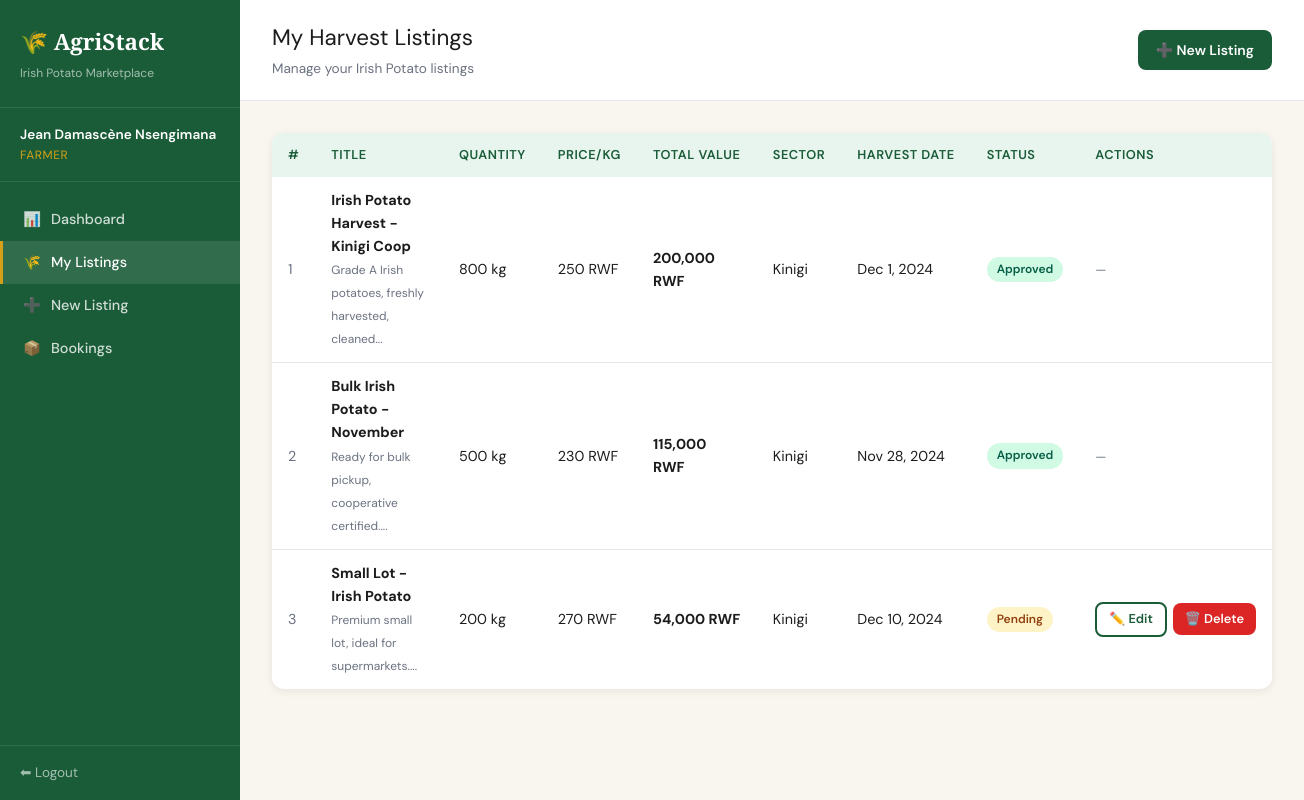
The app's page /farmer/listings (signed in) with its own data.
### tables this page shows
CREATE TABLE listings (
    id              INT AUTO_INCREMENT PRIMARY KEY,
    farmer_id       INT NOT NULL,
    title           VARCHAR(200) NOT NULL DEFAULT 'Irish Potato Harvest',
    quantity_kg     DECIMAL(10,2) NOT NULL,
    price_per_kg    DECIMAL(10,2) NOT NULL,
    pickup_sector   VARCHAR(100) NOT NULL,
    harvest_date    DATE NOT NULL,
    description     TEXT,
    status          ENUM('pending','approved','rejected') NOT NULL DEFAULT 'pending',
    created_at      DATETIME NOT NULL DEFAULT CURRENT_TIMESTAMP,
    updated_at      DATETIME ON UPDATE CURRENT_TIMESTAMP,
    FOREIGN KEY (farmer_id) REFERENCES users(id) ON DELETE CASCADE
);

### app/controllers/FarmerController.php (called while the page is built, shortened)
<?php
require_once __DIR__ . '/../models/ListingModel.php';
class FarmerController {
    private ListingModel $listingModel;
    public function __construct() {
        $this->listingModel = new ListingModel();
    }
    public function listings(): void {
        $user     = currentUser();
        $listings = $this->listingModel->getByFarmer($user['id']);
        require_once __DIR__ . '/../views/farmer/listings.php';
    }
}

### index.php (called while the page is built, shortened)
<?php
require_once __DIR__ . '/app/core/Database.php';
require_once __DIR__ . '/app/core/helpers.php';
$requestUri  = $_SERVER['REQUEST_URI'];
$scriptName  = dirname($_SERVER['SCRIPT_NAME']);
$path        = str_replace($scriptName, '', $requestUri);
$path        = strtok($path, '?');
$path        = rtrim($path, '/') ?: '/';
$routes = [
    'GET' => [
        '/'                        => ['AuthController',    'index'],
        '/login'                   => ['AuthController',    'loginForm'],
        '/register'                => ['AuthController',    'registerForm'],
        '/logout'                  => ['AuthController',    'logout'],
        '/farmer/dashboard'        => ['FarmerController',  'dashboard'],
        '/farmer/listings'         => ['FarmerController',  'listings'],
        '/farmer/listings/create'  => ['FarmerController',  'createForm'],
        '/farmer/listings/edit'    => ['FarmerController',  'editForm'],
        '/farmer/listings/delete'  => ['FarmerController',  'delete'],
        '/farmer/bookings'         => ['FarmerController',  'bookings'],
        '/buyer/dashboard'         => ['BuyerController',   'dashboard'],
        '/buyer/listings'          => ['BuyerController',   'listings'],
        '/buyer/book'              => ['BuyerController',   'bookForm'],
        '/buyer/bookings'          => ['BuyerController',   'bookings'],
        '/admin/dashboard'         => ['AdminController',   'dashboard'],
        '/admin/listings'          => ['AdminController',   'listings'],
        '/admin/listings/approve'  => ['AdminController',   'approveListing'],
        '/admin/listings/reject'   => ['AdminController',   'rejectListing'],
        '/admin/bookings'          => ['AdminController',   'bookings'],
        '/admin/bookings/advance'  => ['AdminController',   'advanceBooking'],
        '/admin/users'             => ['AdminController',   'users'],
        '/admin/users/toggle'      => ['AdminController',   'toggleUser'],
        '/admin/audit-log'         => ['AdminController',   'auditLog'],
    ],
    'POST' => [
        '/login'                   => ['AuthController',    'login'],
        '/register'                => ['AuthController',    'register'],
        '/farmer/listings/create'  => ['FarmerController',  'create'],
        '/farmer/listings/edit'    => ['FarmerController',  'edit'],
        '/buyer/book'              => ['BuyerController',   'book'],
    ],
];
$method = $_SERVER['REQUEST_METHOD'];
$route  = $routes[$method][$path] ?? null;
[$controllerName, $action] = $route;
$controller = new $controllerName();
$controller->$action();

### app/core/Database.php (called while the page is built, shortened)
<?php
class Database {
    private static $instance = null;
    private $conn;
    private function __construct() {
        $this->conn = new mysqli(DB_HOST, DB_USER, DB_PASS, DB_NAME, DB_PORT);
        $this->conn->set_charset("utf8mb4");
    }
    public static function getInstance(): Database {
        if (self::$instance === null) {
            self::$instance = new Database();
        }
        return self::$instance;
    }
    public function query(string $sql, string $types = '', array $params = []): mysqli_result|bool {
        $stmt = $this->conn->prepare($sql);
        if ($types && $params) {
            $stmt->bind_param($types, ...$params);
        }
        $stmt->execute();
        $result = $stmt->get_result();
        return $result !== false ? $result : true;
    }
    public function fetchAll(string $sql, string $types = '', array $params = []): array {
        $result = $this->query($sql, $types, $params);
        if ($result instanceof mysqli_result) {
            return $result->fetch_all(MYSQLI_ASSOC);
        }
        return [];
    }
}

### app/models/ListingModel.php (called while the page is built, shortened)
<?php
class ListingModel {
    private Database $db;
    public function __construct() {
        $this->db = Database::getInstance();
    }
    public function getByFarmer(int $farmerId): array {
        return $this->db->fetchAll(
            "SELECT * FROM listings WHERE farmer_id = ? ORDER BY created_at DESC",
            'i', [$farmerId]
        );
    }
}

### app/views/farmer/listings.php (the view, shortened to what this page needs)
<?php $pageTitle = 'My Listings'; require_once __DIR__ . '/../partials/header.php'; ?>
<div class="page-header">
  <div>
    <div class="page-title">My Harvest Listings</div>
    <div class="page-subtitle">Manage your Irish Potato listings</div>
  </div>
  <a href="<?= BASE_URL ?>/farmer/listings/create" class="btn btn-primary">➕ New Listing</a>
</div>
<div class="page-body">
  <div class="card">
    <div class="table-wrap">
      <?php if (empty($listings)): ?>
        <div class="empty-state">
          <div class="empty-icon">🌾</div>
          <h3>No listings yet</h3>
          <p>Create your first harvest listing to get started.</p>
          <a href="<?= BASE_URL ?>/farmer/listings/create" class="btn btn-primary" style="margin-top:16px">Create Listing</a>
        </div>
      <?php else: ?>
      <table>
        <thead>
          <tr><th>#</th><th>Title</th><th>Quantity</th><th>Price/kg</th><th>Total Value</th><th>Sector</th><th>Harvest Date</th><th>Status</th><th>Actions</th></tr>
        </thead>
        <tbody>
          <?php foreach ($listings as $i => $l): ?>
          <tr>
            <td style="color:var(--text-muted)"><?= $i+1 ?></td>
            <td><strong><?= e($l['title']) ?></strong><br><small style="color:var(--text-muted)"><?= e(substr($l['description'], 0, 50)) ?>...</small></td>
            <td><?= number_format($l['quantity_kg']) ?> kg</td>
            <td><?= formatRwf($l['price_per_kg']) ?></td>
            <td><strong><?= formatRwf($l['quantity_kg'] * $l['price_per_kg']) ?></strong></td>
            <td><?= e($l['pickup_sector']) ?></td>
            <td><?= date('M j, Y', strtotime($l['harvest_date'])) ?></td>
            <td><?= statusBadge($l['status']) ?></td>
            <td>
              <?php if ($l['status'] === 'pending'): ?>
              <div class="action-group">
                <a href="<?= BASE_URL ?>/farmer/listings/edit?id=<?= $l['id'] ?>" class="btn btn-outline btn-sm">✏️ Edit</a>
                <a href="<?= BASE_URL ?>/farmer/listings/delete?id=<?= $l['id'] ?>" class="btn btn-danger btn-sm" onclick="return confirm('Are you sure you want to delete this listing?')">🗑️ Delete</a>
              </div>
              <?php else: ?>
              <span style="color:var(--text-muted);font-size:0.8rem;">—</span>
              <?php endif; ?>
            </td>
          </tr>
          <?php endforeach; ?>
        </tbody>
      </table>
      <?php endif; ?>
    </div>
  </div>
</div>
<?php require_once __DIR__ . '/../partials/footer.php'; ?>

### app/core/helpers.php (shortened to what this page needs)
<?php
function currentUser(): array {
    return [
        'id'   => $_SESSION['user_id'] ?? null,
        'name' => $_SESSION['user_name'] ?? '',
        'role' => $_SESSION['user_role'] ?? '',
    ];
}
function e(mixed $val): string {
    return htmlspecialchars((string)$val, ENT_QUOTES, 'UTF-8');
}
function formatRwf(float $amount): string {
    return number_format($amount, 0, '.', ',') . ' RWF';
}
function statusBadge(string $status): string {
    $map = [
        'pending'  => ['#FEF3C7', '#92400E'],
        'approved' => ['#D1FAE5', '#065F46'],
        'collected'=> ['#DBEAFE', '#1E40AF'],
        'rejected' => ['#FEE2E2', '#991B1B'],
    ];
    [$bg, $fg] = $map[$status] ?? ['#F3F4F6', '#374151'];
    $label = ucfirst($status);
    return "<span class='badge' style='background:$bg;color:$fg'>$label</span>";
}

### public/css/style.css (style rules this page uses)
:root { --green-dark: #1A5C38; --green-mid: #2E8B57; --green-light:#E8F5EE; --gold: #D4A017; --gold-light: #FFF8E1; --cream: #F9F5EF; --white: #FFFFFF; --text-dark: #1C1C1C; --text-muted: #6B7280; --red: #DC2626; --amber: #F59E0B; --blue: #2563EB; --border: #E5E7EB; --shadow: 0 2px 8px rgba(0,0,0,0.08); --shadow-md: 0 4px 16px rgba(0,0,0,0.12); --radius: 12px; --radius-sm: 8px; }
*, *::before, *::after { box-sizing: border-box; margin: 0; padding: 0; }
html { font-size: 16px; scroll-behavior: smooth; }
body { font-family: 'DM Sans', sans-serif; background: var(--cream); color: var(--text-dark); line-height: 1.6; min-height: 100vh; }
a { color: var(--green-mid); text-decoration: none; }
.page-header { background: var(--white); border-bottom: 1px solid var(--border); padding: 20px 32px; display: flex; align-items: center; justify-content: space-between; gap: 16px; flex-wrap: wrap; }
.page-title { font-size: 1.4rem; color: var(--text-dark); }
.page-subtitle { font-size: 0.85rem; color: var(--text-muted); margin-top: 2px; }
.page-body { padding: 32px; flex: 1; }
.card { background: var(--white); border-radius: var(--radius); box-shadow: var(--shadow); overflow: hidden; margin-bottom: 24px; }
.table-wrap { overflow-x: auto; }
table { width: 100%; border-collapse: collapse; font-size: 0.9rem; }
thead th { background: var(--green-light); color: var(--green-dark); font-weight: 600; padding: 12px 16px; text-align: left; font-size: 0.8rem; text-transform: uppercase; letter-spacing: 0.04em; white-space: nowrap; }
tbody tr { border-bottom: 1px solid var(--border); transition: background 0.1s; }
tbody tr:last-child { border-bottom: none; }
tbody td { padding: 12px 16px; color: var(--text-dark); vertical-align: middle; }
.badge { display: inline-flex; align-items: center; padding: 3px 10px; border-radius: 20px; font-size: 0.75rem; font-weight: 600; white-space: nowrap; }
.btn { display: inline-flex; align-items: center; gap: 6px; padding: 9px 18px; border-radius: var(--radius-sm); font-family: 'DM Sans', sans-serif; font-size: 0.875rem; font-weight: 600; cursor: pointer; border: none; text-decoration: none; transition: all 0.15s ease; min-height: 40px; white-space: nowrap; }
.btn-primary { background: var(--green-dark); color: #fff; }
.btn-danger { background: var(--red); color: #fff; }
.btn-outline { background: transparent; color: var(--green-dark); border: 2px solid var(--green-dark); }
.btn-sm { padding: 5px 12px; font-size: 0.8rem; min-height: 32px; }
.action-group { display: flex; gap: 6px; align-items: center; }

### records on screen
listings: title "Irish Potato Harvest - Kinigi Coop", description "Grade A Irish potatoes, freshly harvested, cleaned", quantity_kg "800", price_per_kg "250 RWF", formatRwf($l['quantity_kg'] * $l['price_per_kg']) "200,000 RWF", pickup_sector "Kinigi", harvest_date "Dec 1, 2024", status "Approved"
listings: title "Bulk Irish Potato - November", description "Ready for bulk pickup, cooperative certified.", quantity_kg "500", price_per_kg "230 RWF", formatRwf($l['quantity_kg'] * $l['price_per_kg']) "115,000 RWF", pickup_sector "Kinigi", harvest_date "Nov 28, 2024", status "Approved"
listings: title "Small Lot - Irish Potato", description "Premium small lot, ideal for supermarkets.", quantity_kg "200", price_per_kg "270 RWF", formatRwf($l['quantity_kg'] * $l['price_per_kg']) "54,000 RWF", pickup_sector "Kinigi", harvest_date "Dec 10, 2024", status "Pending"

### other values on screen
$u['name'] "Jean Damascène Nsengimana"
$role "FARMER"
$item['icon'] "📊"
$item['label'] "Dashboard"
$item['icon'] "🌾"
$item['label'] "My Listings"
$item['icon'] "➕"
$item['label'] "New Listing"
$item['icon'] "📦"
$item['label'] "Bookings"
